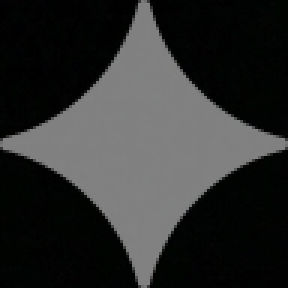
#> input picture skills/ppt-master/scripts/assets/bg_96.png, 96 x 96 px (shown 3 times larger)
$ python -i bg_model.py   (imports and definitions only)
#> lines starting #> are read from the running program, lines starting #| are printed output that depends on the picture; after the words box and inside, x2 and y2 are one past the last pixel; in counts of white or black regions, pixels touching at a corner belong together
#!/usr/bin/env python3
"""Background modeling and repair module.

Builds a clean background image by:
1. Adaptive background color detection (edge sampling)
2. Using the original image as base (preserving real background)
3. Inpainting foreground/text regions from surrounding pixels

Usage:
    from bg_model import build_background
    bg = build_background(img_rgb, text_mask=mask)
"""

from __future__ import annotations

import logging

import cv2
import numpy as np

logger = logging.getLogger(__name__)

# ---------------------------------------------------------------------------
# Public API
# ---------------------------------------------------------------------------


def build_background(
    img: np.ndarray,
    text_mask: np.ndarray | None = None,
    fg_hint_mask: np.ndarray | None = None,
    period: int = 32,
) -> np.ndarray:
    """Build a clean background image from the input.

    Args:
        img: Input image (H, W, 3) RGB uint8.
        text_mask: Binary mask (H, W) where text regions = 255.
        fg_hint_mask: Optional binary mask of known foreground regions.
        period: Tile period (kept for API compatibility, unused in new approach).

    Returns:
        Clean background image (H, W, 3) RGB uint8.
    """
    h, w = img.shape[:2]

    if text_mask is None:
        text_mask = np.zeros((h, w), dtype=np.uint8)
    if fg_hint_mask is None:
        fg_hint_mask = np.zeros((h, w), dtype=np.uint8)
    elif not _should_use_fg_hint(
        nonzero_pixels=int(np.count_nonzero(fg_hint_mask)),
        total_pixels=h * w,
    ):
        logger.warning("Ignoring oversized foreground hint for background refinement.")
        fg_hint_mask = np.zeros((h, w), dtype=np.uint8)

    # Combined exclusion mask
    exclude = ((text_mask > 0) | (fg_hint_mask > 0)).astype(np.uint8) * 255

    # Step 1: Detect background color adaptively
    bg_color, bg_std, candidate_mask = _detect_background(img, exclude)
    logger.info(
        "Background color: RGB(%d,%d,%d), std=%.1f",
        int(bg_color[0]), int(bg_color[1]), int(bg_color[2]), bg_std,
    )

    # Step 2: Build background — strategy depends on whether we have fg hints
    has_fg_hint = np.any(fg_hint_mask > 0)

    if has_fg_hint:
        # Refinement pass: use original image + inpainting for pixel-accurate bg
        bg = _original_based_background(
            img,
            exclude,
            bg_color,
            text_mask=text_mask,
            fg_mask=fg_hint_mask,
        )
    else:
        # Initial pass: smooth background for foreground detection
        bg = _smooth_background(img, bg_color, candidate_mask, text_mask)

    return bg


# [9 lines left out: function _should_use_fg_hint, not called in this run]


# ---------------------------------------------------------------------------
# Step 1: Adaptive background detection
# ---------------------------------------------------------------------------


def _detect_background(
    img: np.ndarray, exclude_mask: np.ndarray
) -> tuple[np.ndarray, float, np.ndarray]:
    """Detect the dominant background color by sampling image edges.

    Returns:
        bg_color: (3,) float array — dominant background RGB.
        bg_std: float — standard deviation of background pixels.
        candidate_mask: (H, W) bool — pixels likely belonging to background.
    """
    h, w = img.shape[:2]

    # Sample from edges (5% border on each side)
    margin_y = max(5, int(h * 0.05))
    margin_x = max(5, int(w * 0.05))

    edge_mask = np.zeros((h, w), dtype=bool)
    edge_mask[:margin_y, :] = True   # top
    edge_mask[-margin_y:, :] = True  # bottom
    edge_mask[:, :margin_x] = True   # left
    edge_mask[:, -margin_x:] = True  # right

    # Exclude known text/foreground from edge sampling
    edge_mask &= (exclude_mask == 0)

    edge_pixels = img[edge_mask].reshape(-1, 3).astype(np.float32)

    if len(edge_pixels) < 10:
        # Fallback: use all non-excluded pixels
        valid = exclude_mask == 0
        edge_pixels = img[valid].reshape(-1, 3).astype(np.float32)

    if len(edge_pixels) < 10:
        # Ultimate fallback
        bg_color = np.array([255.0, 255.0, 255.0])
        return bg_color, 30.0, np.ones((h, w), dtype=bool)

    # Find dominant color via histogram peak (faster than KMeans)
    bg_color = np.median(edge_pixels, axis=0)
    bg_std = float(np.mean(np.std(edge_pixels, axis=0)))

    # Adaptive threshold: pixels within N standard deviations of bg_color
    threshold = max(35.0, bg_std * 2.5)

    all_pixels = img.reshape(-1, 3).astype(np.float32)
    dists = np.linalg.norm(all_pixels - bg_color, axis=1)
    candidate_flat = dists < threshold

    candidate_mask = candidate_flat.reshape(h, w)
    # Exclude known foreground/text
    candidate_mask &= (exclude_mask == 0)

    return bg_color, bg_std, candidate_mask


# ---------------------------------------------------------------------------
# Step 2a: Smooth background for initial foreground detection
# ---------------------------------------------------------------------------


def _smooth_background(
    img: np.ndarray,
    bg_color: np.ndarray,
    candidate_mask: np.ndarray,
    text_mask: np.ndarray,
) -> np.ndarray:
    """Build a smooth background for the initial foreground detection pass.

    Replaces non-background pixels with bg_color and applies smoothing.
    This creates enough contrast for diff-based foreground detection while
    preserving the general background appearance.

    Args:
        img: Original image (H, W, 3) RGB uint8.
        bg_color: Detected background color (3,) float.
        candidate_mask: (H, W) bool — pixels likely belonging to background.
        text_mask: Binary mask (H, W) uint8 where text regions = 255.

    Returns:
        Smooth background (H, W, 3) RGB uint8.
    """
    bg = img.copy()
    fill = np.clip(bg_color, 0, 255).astype(np.uint8)

    # Replace non-candidate pixels (likely foreground) with bg_color
    bg[~candidate_mask] = fill

    # Also replace text regions
    if text_mask is not None:
        bg[text_mask > 0] = fill

    # Smooth to blend transitions and reduce artifacts
    bg = cv2.GaussianBlur(bg, (21, 21), 0)

    return bg


# ---------------------------------------------------------------------------
# Step 2b: Original-based background with inpainting (refinement pass)
# ---------------------------------------------------------------------------


# [48 lines left out: function _original_based_background, not called in this run]


def _build_inpaint_mask(exclude_mask: np.ndarray) -> np.ndarray:
    """Build inpaint mask from the exact exclusion mask."""
    return exclude_mask.copy()


# [320 lines left out: functions _build_component_repair_mask, _should_expand_shadow_halo, _mask_for_destructive_repair, _replace_unrecoverable_large_regions, _should_replace_region_bbox, _sample_large_region_fill and 5 more, not called in this run]

>>> import cv2
>>> picture = cv2.cvtColor(cv2.imread('../skills/ppt-master/scripts/assets/bg_96.png'), cv2.COLOR_BGR2RGB)
>>> result = build_background(picture)
#> in _detect_background, `edge_mask &= (exclude_mask == 0)`:
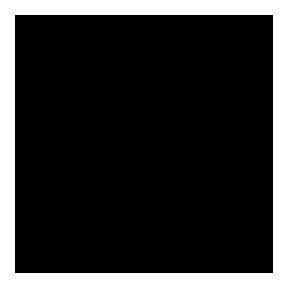
#> edge_mask: shape (96, 96) bool (shown 3 times larger); 19.7% white; 1 white region, box (x1, y1, x2, y2) and area: (0, 0, 96, 96) 1820
#> in _detect_background, `edge_pixels = img[edge_mask].reshape(-1, 3).astype(np.float32)`: edge_pixels = 1820 rows, first 8: [2, 2, 4], [1, 1, 3], [4, 2, 3], [3, 3, 3], [3, 3, 3], [3, 3, 3], [3, 1, 2], [4, 2, 3]
#> in _detect_background, `bg_color = np.median(edge_pixels, axis=0)`: bg_color = [1, 3, 2]
#> in _detect_background, `bg_std = float(np.mean(np.std(edge_pixels, axis=0)))`: bg_std = 26.27
#> in _detect_background, `threshold = max(35.0, bg_std * 2.5)`: threshold = 65.68
#> in _detect_background, `dists = np.linalg.norm(all_pixels - bg_color, axis=1)`: dists = 9216 values, max 222.3 at index 1774, min 0 at index 9, mean 78.28
#> in _detect_background, `candidate_mask = candidate_flat.reshape(h, w)`:
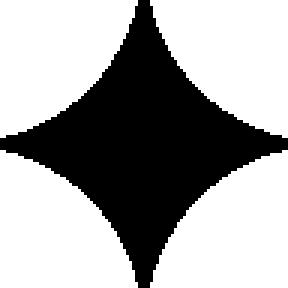
#> candidate_mask: shape (96, 96) bool (shown 3 times larger); 64.2% white; 1 black region, box (x1, y1, x2, y2) and area: (0, 0, 96, 96) 3296
#> in build_background, `bg_color, bg_std, candidate_mask = _detect_background(img, exclude)`: bg_color = [1, 3, 2]; bg_std = 26.27
#> in _smooth_background, `fill = np.clip(bg_color, 0, 255).astype(np.uint8)`: fill = [1, 3, 2]
#> in _smooth_background, `bg[~candidate_mask] = fill`:
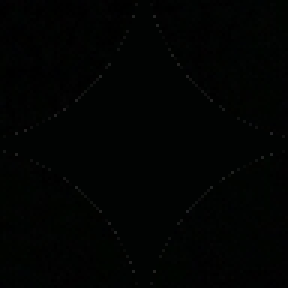
#> bg: shape (96, 96, 3) (shown 3 times larger); mean R, G, B 1.4, 2.9, 1.9
